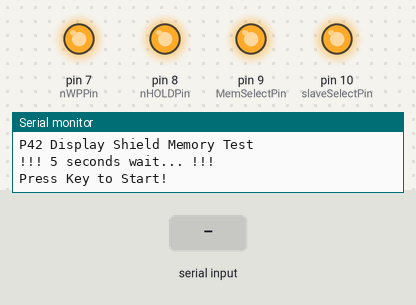
This sketch was run on a simulated Arduino Uno, built with avr-gcc and run on an emulated ATmega328P. Parts: output pins drawn as LEDs (lit = HIGH), the last lines printed to the serial monitor. Wiring (inferred from the names in the program): 24Cxx EEPROM at I2C address 0x50. Inputs (shaded band) come from the test bench. EEPROM starts erased.

Above: at 5.9 s.
6.0 s: byte 30 received over Serial
7.7 s: byte 90 received over Serial
9.2 s: byte 120 received over Serial
10.7 s: byte 30 received over Serial
At 11.5 s:
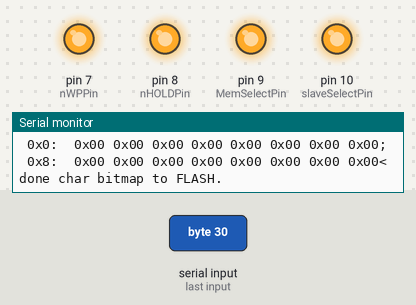
12.2 s: byte 90 received over Serial
At 12.37 s:
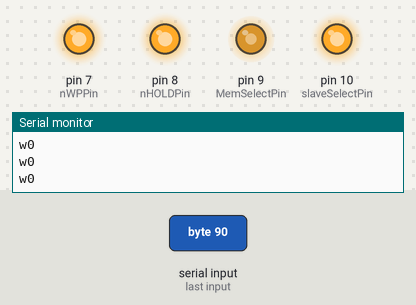
At 13.2 s:
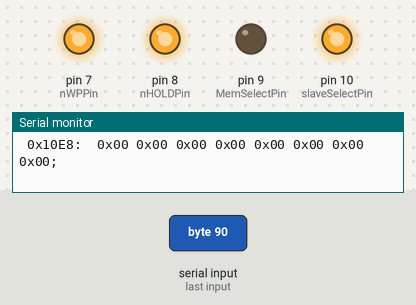
Timing chart, 0 to 15.2 s (numbered marks = the images above; inputs shaded):
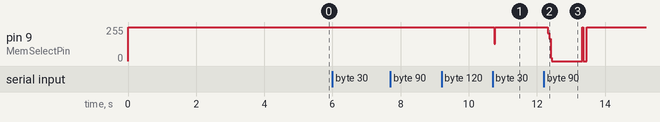

The sketch:

P42Display_memtest.ino
```cpp
// Sketch for P42 Display Shield
// Memory test and FLASH write with character set and BoingBall Demo
// written by
// Wolfgang Friedrich
// Last change: 2018/Mar/30
// https://hackaday.io/project/21097-ntscpal-video-display-shield
// https://github.com/wolfgangfriedrich/P42Display

// *** Comment out this line if target system is not an Arduino MEGA ***
//#define MEGA

// *** Enable new functionality to write 255 color BMP image data to FLASH address IMAGE1_ADDR
//     this is only tested with UART at 19200 baud!
//#define IMAGEWRITE

// inslude the SPI library:
#include <Arduino.h>
#include <SPI.h>
#include <Wire.h>
#include "hack8x8.h"

#include <avr/pgmspace.h>
#include "ball_frames.h"

const int slaveSelectPin  = 10;
const int MemSelectPin    = 9;
const int nHOLDPin        = 8;
const int nWPPin          = 7;

const int CHAR_MAP_ADDR		= 0x0000;
const int BOINGBALL_ADDR	= 0x1000;
const int IMAGE1_ADDR		= 0x3000;
const int IMAGE2_ADDR		= 0x5000;

void setup() {
	unsigned int P42_Display_ID = 0;

//	P42Display::Init()

	Serial.begin(19200);
	Serial.println("");
	Serial.println(F("P42 Display Shield Memory Test"));

// Config pins
pinMode(nWPPin, OUTPUT);
digitalWrite(nWPPin, HIGH);
pinMode(nHOLDPin, OUTPUT);
digitalWrite(nHOLDPin, HIGH);

	// Disable pins that are used for SPI on Uno.
#ifdef MEGA
	pinMode(11, INPUT);
	pinMode(12, INPUT);
	pinMode(13, INPUT);
#endif

// Config SPI interface
pinMode(slaveSelectPin, OUTPUT);
digitalWrite(slaveSelectPin, HIGH);
pinMode(MemSelectPin, OUTPUT);
digitalWrite(MemSelectPin, HIGH);
SPI.begin();
SPI.setClockDivider(SPI_CLOCK_DIV2);
SPI.setDataMode(SPI_MODE0);
SPI.setBitOrder(MSBFIRST) ;


}


// --------------------------------------------------------------------------------------
// Hexdump Flash memory to UART
// --------------------------------------------------------------------------------------
void SPImemdump (unsigned long address, unsigned int bytes) {

	unsigned long i = 0;
	byte result =0;

	digitalWrite(MemSelectPin,LOW);
	SPI.transfer( 0x03 );					// read data
	SPI.transfer( (address >>16) &0xFF );	// start address
	SPI.transfer( (address >> 8) &0xFF );
	SPI.transfer( (address     ) &0xFF );
	for (i = 0; i < bytes; i++) {
		if ((i % 8) == 0) {
			if (i != 0)
				Serial.println (";");
			Serial.print(" 0x");
			Serial.print(address + i,HEX);
			Serial.print(": ");
		}
		result = SPI.transfer( 0x00 );
		Serial.print(" 0x");
		if (result <0x10)
			Serial.print ("0");
		Serial.print(result,HEX);
	}
    digitalWrite(MemSelectPin,HIGH);
	Serial.println("<");


}

// --------------------------------------------------------------------------------------
// As the function says
// --------------------------------------------------------------------------------------
void SPImemSectorErase ( unsigned long mem_addr ) {

  byte StatusReg = 0x01;

	digitalWrite(MemSelectPin,LOW);
	SPI.transfer( 0x06 );               // WEN
	digitalWrite(MemSelectPin,HIGH);
	//delay(1);
	digitalWrite(MemSelectPin,LOW);
	SPI.transfer( 0x20 );               // Sector erase
	SPI.transfer( (mem_addr >>16) & 0xFF );        // sector address (16 blocks are reserved for font)
	SPI.transfer( (mem_addr >> 8) & 0xFF );
	SPI.transfer( 0x00 );
	digitalWrite(MemSelectPin,HIGH);

//	Serial.print( mem_addr + 0x10, HEX );
//	Serial.print( " " );

	//delay(1000);
    StatusReg = 1;
	while (StatusReg & 0x01 == 1) {
		Serial.print(StatusReg,HEX);
		digitalWrite(MemSelectPin,LOW);
		SPI.transfer( 0x05 );
		StatusReg = SPI.transfer(0x00);
		digitalWrite(MemSelectPin,HIGH);
		delay(1);
	};
	Serial.print(StatusReg, HEX);
//	Serial.println();

}

// --------------------------------------------------------------------------------------
// write a single Byte to flash
// --------------------------------------------------------------------------------------
void SPIwritebyte ( unsigned long mem_addr, byte data ) {

	byte StatusReg = 0x01;

	digitalWrite(MemSelectPin,LOW);
	SPI.transfer( 0x06 );               // WEN
	digitalWrite(MemSelectPin,HIGH);
//	delay(1);
	digitalWrite(MemSelectPin,LOW);
	SPI.transfer( 0x02 );               // Page program
    SPI.transfer( (mem_addr >>16) & 0xFF );		// start address
    SPI.transfer( (mem_addr >> 8) & 0xFF );		//
    SPI.transfer( (mem_addr     ) & 0xFF );		//
	SPI.transfer( data);
	digitalWrite(MemSelectPin,HIGH);

	StatusReg = 1;
	while (StatusReg & 0x01 == 1) {
//		Serial.print("*");
		digitalWrite(MemSelectPin,LOW);
		SPI.transfer( 0x05 );
		StatusReg = SPI.transfer(0x00);
		digitalWrite(MemSelectPin,HIGH);
	};
//	Serial.println(StatusReg, HEX);

}


void loop() {

  byte MfrID = 0;
  byte DeviceID = 0;
  byte Capacity = 0;
  byte address = 0x90;
  byte incomingByte = 0;   // for incoming serial data
  byte StatusReg = 0x01;
  unsigned long i,j = 0;
  byte blockwrite_len = 0;
//*

  Serial.println(F("!!! 5 seconds wait... !!!"));
  delay(5000);

  Serial.println(F("Press Key to Start!"));		// This is to stop the program when a new one is compiling and overwrite the content
  while (Serial.available() == 0) {};
  incomingByte = Serial.read();

  // I2C EEPROM memory test
  Wire.begin(); // wake up I2C bus
  Wire.beginTransmission(0x50);
  Wire.write(0x00); // memory address 0
  Wire.write(0x00);
  Wire.write(0xC0);
  Wire.write(0xFF);
  Wire.write(0xEE);
  Wire.endTransmission();

  delay(250);

  Wire.begin(); // wake up I2C bus
  Wire.beginTransmission(0x50);
  Wire.write(0x00); // memory address 0
  Wire.write(0x00);
  Wire.endTransmission();

  incomingByte = 0x00;
  Wire.requestFrom(0x50, 3); // 7-bit addres without R/W bit
  incomingByte = Wire.read(); // first received byte stored
  Serial.print(incomingByte, HEX);
  incomingByte = Wire.read(); // 2nd received byte stored
  Serial.print(incomingByte, HEX);
  incomingByte = Wire.read(); // 3nd received byte stored
  Serial.println(incomingByte, HEX);

  Serial.println("done EEPROM.");

  while (Serial.available() == 0) {};
  incomingByte = Serial.read();


  // SPI Flash test
  digitalWrite(MemSelectPin,LOW);
  SPI.transfer( address );
  SPI.transfer( 0x00 );
  SPI.transfer( 0x00 );
  SPI.transfer( 0x00 );
  MfrID = SPI.transfer(0x00);
  DeviceID = SPI.transfer(0x00);
  digitalWrite(MemSelectPin,HIGH);

  Serial.print(F("SPIMem MfrID: 0x"));
  Serial.print(MfrID,HEX);
  Serial.print(F(" DeviceID: 0x"));
  Serial.println(DeviceID,HEX);

  address = 0x9f; // Jedec ID
  digitalWrite(MemSelectPin,LOW);
  SPI.transfer( address );
  MfrID = SPI.transfer(0x00);
  DeviceID = SPI.transfer(0x00);
  Capacity = SPI.transfer(0x00);
  digitalWrite(MemSelectPin,HIGH);

  Serial.print(F("Jedec MfrID: 0x"));
  Serial.print(MfrID,HEX);
  Serial.print(F(" DeviceID: 0x"));
  Serial.print(DeviceID,HEX);
  Serial.print(F(" Capacity: 0x"));
  Serial.println(Capacity,HEX);

  Serial.println("-");
  while (Serial.available() == 0) {};
  incomingByte = Serial.read();

  address = 0x20; // Sector erase
  digitalWrite(MemSelectPin,LOW);
  SPI.transfer( 0x06 );               // WEN
  digitalWrite(MemSelectPin,HIGH);
  delay(1);
  digitalWrite(MemSelectPin,LOW);
  SPI.transfer( address );               // Sector erase
  SPI.transfer( 0x00 );               // sector address
  SPI.transfer( 0x00 );
  SPI.transfer( 0x00 );
  digitalWrite(MemSelectPin,HIGH);

  //delay(1000);
  StatusReg = 1;
  while (StatusReg & 0x01 == 1) {
    Serial.print(StatusReg,HEX);
    digitalWrite(MemSelectPin,LOW);
    SPI.transfer( 0x05 );
    StatusReg = SPI.transfer(0x00);
    digitalWrite(MemSelectPin,HIGH);
    delay(1);
  };
  Serial.println(StatusReg, HEX);

  digitalWrite(MemSelectPin,LOW);
  SPI.transfer( 0x06 );               // WEN
  digitalWrite(MemSelectPin,HIGH);
  delay(1);
  digitalWrite(MemSelectPin,LOW);
  SPI.transfer( 0x02 );               // Page program
  SPI.transfer( 0x00 );               // start address
  SPI.transfer( 0x00 );
  SPI.transfer( 0x00 );
  SPI.transfer( 0xAF );
  SPI.transfer( 0xFE );
  digitalWrite(MemSelectPin,HIGH);

  StatusReg = 1;
  while (StatusReg & 0x01 == 1) {
    Serial.print("*");
    digitalWrite(MemSelectPin,LOW);
    SPI.transfer( 0x05 );
    StatusReg = SPI.transfer(0x00);
    digitalWrite(MemSelectPin,HIGH);
  };
  Serial.println(StatusReg, HEX);

  digitalWrite(MemSelectPin,LOW);
  SPI.transfer( 0x03 );               // read data
  SPI.transfer( 0x00 );               // start address
  SPI.transfer( 0x00 );
  SPI.transfer( 0x00 );
  MfrID = SPI.transfer( 0x00 );
  DeviceID = SPI.transfer( 0x00 );
  digitalWrite(MemSelectPin,HIGH);

  Serial.print(MfrID, HEX);
  Serial.println(DeviceID, HEX);

  Serial.println("done Flash.");
  while (Serial.available() == 0) {};
  incomingByte = Serial.read();


// No sector erase because first 2 bytes of char map are 0x00 0x40, which overwrites the test 0xAFFE.
// Write Character map to Flash at address 0x00
  for (i=0; i<=(sizeof(hack_8ptBitmaps))>>8; i++)	// # of 256byte blocks loops
  {
    digitalWrite(MemSelectPin,LOW);
    SPI.transfer( 0x06 );               // WEN
    digitalWrite(MemSelectPin,HIGH);
    delay(1);
    digitalWrite(MemSelectPin,LOW);
    SPI.transfer( 0x02 );               // Page program
    SPI.transfer( 0x00 );               // start address
    SPI.transfer(    i );				// this works  only up to 255 blocks = 16Kbyte of font data
    SPI.transfer( 0x00 );

	if (i < ( (sizeof(hack_8ptBitmaps)) >> 8 ))
	{
		blockwrite_len = 255;			// write full block
	}
	else
	{
		blockwrite_len = ((sizeof(hack_8ptBitmaps)) & 0xFF);			// write the tail end
	}

    for (j = 0; j <= blockwrite_len; j++)	// write 256 byte
    {
      SPI.transfer( hack_8ptBitmaps[j + i*32*8] );
	}
    digitalWrite(MemSelectPin,HIGH);

    StatusReg = 1;
    while (StatusReg & 0x01 == 1) {
      Serial.print("o");
      digitalWrite(MemSelectPin,LOW);
      SPI.transfer( 0x05 );
      StatusReg = SPI.transfer(0x00);
      digitalWrite(MemSelectPin,HIGH);
    };
	Serial.println(StatusReg, HEX);
  }

  SPImemdump ( 0, 16 );

  Serial.println(F("done char bitmap to FLASH."));

  while (Serial.available() == 0) {};
  incomingByte = Serial.read();


// --------------------------------------------------------------------------------------
// BOINGBALL data copy
// --------------------------------------------------------------------------------------

unsigned long ballSize = 0;
static unsigned long _ballSize = 0;

ballSize = sizeof(boingball);
_ballSize = ballSize;


 // Sector erase for Boingball mem
  for (i=0; i<(sizeof(boingball)>>8); i++)	// # of 256byte blocks loops
  {

	Serial.print(BOINGBALL_ADDR+(i*256),HEX);
	SPImemSectorErase ( BOINGBALL_ADDR+(i*256) );
	Serial.println();

//	digitalWrite(MemSelectPin,LOW);
//	SPI.transfer( 0x06 );               // WEN
//	digitalWrite(MemSelectPin,HIGH);
//	delay(1);
//	digitalWrite(MemSelectPin,LOW);
//	SPI.transfer( 0x20 );               // Sector erase
//	SPI.transfer( 0x00 + (i/240) );        // sector address (16 blocks are reserved for font)
//	SPI.transfer( 0x10 + (i%240) );
//	SPI.transfer( 0x00 );
//	digitalWrite(MemSelectPin,HIGH);
//
//	Serial.print( i + 0x10, HEX );
//	Serial.print( " " );
//
//	//delay(1000);
//    StatusReg = 1;
//	while (StatusReg & 0x01 == 1) {
//	Serial.print(StatusReg,HEX);
//	digitalWrite(MemSelectPin,LOW);
//	SPI.transfer( 0x05 );
//	StatusReg = SPI.transfer(0x00);
//	digitalWrite(MemSelectPin,HIGH);
//	delay(1);
//	};
//	Serial.println(StatusReg, HEX);

//	  SPImemdump ( 0x1000 +i*256, 16 );

  }


unsigned long ball_addr = 0;
byte ballbyte = 0;

// debug
//	Serial.println ("Print boingball data");
//	for (i=0; i<= 100; i++) {
//	  	Serial.print( pgm_read_byte_near(boingball + i), HEX);
//		Serial.print( " " );
//		if (i%16 == 0)
//			Serial.println ("<");
//
//	}

// Write BoingBall map to Flash at address 0x1000
  for (i=0; i<(sizeof(boingball))>>8; i++)	// # of 256byte blocks loops
  {
	ball_addr = BOINGBALL_ADDR + i*256;

    digitalWrite(MemSelectPin,LOW);
    SPI.transfer( 0x06 );               // WEN
    digitalWrite(MemSelectPin,HIGH);
    delay(1);
    digitalWrite(MemSelectPin,LOW);
    SPI.transfer( 0x02 );				// Page program
    SPI.transfer( (ball_addr >>16) & 0xFF );		// start address
    SPI.transfer( (ball_addr >> 8) & 0xFF );		//
    SPI.transfer( (ball_addr     ) & 0xFF );		//

//	Serial.print("Block Addr :0x");
//	Serial.print(ball_addr, HEX);
//	Serial.print(" -> ");

	if (i < ( (sizeof(boingball)) >> 8 ))
	{
		blockwrite_len = 255;			// write full block
	}
	else
	{
		blockwrite_len = ((sizeof(boingball)) & 0xFF);			// write the tail end
	}

    for (j = 0; j <= blockwrite_len; j++)	// write 256 byte
    {
      SPI.transfer( pgm_read_byte_near(boingball +(j + i*32*8)) );
//	  if (j<16) {
//		  	Serial.print(pgm_read_byte_near(boingball +(j + i*32*8)), HEX);
//			Serial.print( " " );
//	  }
	}
    digitalWrite(MemSelectPin,HIGH);

    StatusReg = 1;
    while (StatusReg & 0x01 == 1) {
      Serial.print("w");
      digitalWrite(MemSelectPin,LOW);
      SPI.transfer( 0x05 );
      StatusReg = SPI.transfer(0x00);
      digitalWrite(MemSelectPin,HIGH);
    };
	Serial.println(StatusReg, HEX);

//	SPImemdump ( 0x1000 +i*256, 16 );

  }

	SPImemdump ( 0x1000, 256 );
	SPImemdump ( 0x2FF8, 16 );
	SPImemdump ( 0, 16 );

	Serial.println(F("done Boingball bitmap to FLASH."));

//*/  End comment when everything above is disabled (line 182 after var declaration in loop{} )


#ifdef IMAGEWRITE

//  Serial.println(F("!!!10 seconds wait... !!!"));
//  delay(10000);
  Serial.println(F("!!!Use a proper terminal SW (e.g. Teraterm) and binary transfer!!!"));
  Serial.println(F("Any key to start Image mem erase!"));

  while (Serial.available() == 0) {};
  incomingByte = Serial.read();


// --------------------------------------------------------------------------------------
// Receive image data over UART and write to Flash
// Currently suppoerted 24bit BMP
// --------------------------------------------------------------------------------------

	{

	unsigned long FileSize = 54;		// set to header size
	byte inbyte = 0;
	unsigned long counter = 0;
	unsigned long ulongtemp = 0;		//

	SPImemdump ( IMAGE1_ADDR, 32 );

	for (i=IMAGE1_ADDR; i<(IMAGE1_ADDR+16384); i=i+256)	// # of 256byte blocks loops for an image max 16k+255 SIZE
	{
		Serial.print(i,HEX);
		SPImemSectorErase ( i );
		Serial.println();
	}
	Serial.println(F(" SectorErase for image done!"));
	SPImemdump ( IMAGE1_ADDR, 32 );

	Serial.setTimeout(10000);
	Serial.println(F("Please send BMP image now. (10sec timeout)"));
	// file read while loop
	while ( counter < FileSize ) {

		while ( !Serial.available() ) {}	// wait for next byte; timeout default is 1000msec
		inbyte = Serial.read();
//Serial.print("(");
//Serial.print(counter,HEX);
//Serial.print(")");

if (counter < 54) {
  Serial.print(inbyte,HEX);
  Serial.print(".");
}
		switch ( counter ) {
			case 0: {
				if (inbyte != 'B') {
					Serial.println(F("B0: Not a BMP"));
					counter = FileSize;						// to stop while loop
				}
				break;
			}
			case 1: {
				if (inbyte != 'M') {
					Serial.println(F("B1: Not a BMP"));
					counter = FileSize;						// to stop while loop
				}
				break;
			}
			case 2:{							// 2-5 file size in bytes
				ulongtemp = inbyte;
				break;
			}
			case 3:{
				ulongtemp += (inbyte<<8);
				break;
			}
			case 4:{
				ulongtemp += (inbyte<<16);
				break;
			}
			case 5:{
				FileSize = ulongtemp + (inbyte<<24);
				Serial.println(FileSize,HEX);
				break;
			}
			default: {
				break;
			}
		}	// switch
		SPIwritebyte ( IMAGE1_ADDR+counter, inbyte );
		counter ++; // this is the last instruction in the file read while loop
	}		// while
	Serial.println (F("Image done."));

	SPImemdump ( IMAGE1_ADDR, 256 );

	delay(1);
	}

#endif

	SPImemdump ( 0, 16 );
	SPImemdump ( 0x1000, 16 );


	Serial.println(F("Memory test and cofiguration done. "));
	while ( 1 ) {}	// wait forever;

}
```

Source omitted: ball_frames.h (data table, 49723 bytes), hack8x8.h (14829 bytes)

Measured:
- after the input at 10.7 s, pin 9 (MemSelectPin): 255/255 → 130/255 at once, → 255/255 0.04 s later
- after the input at 12.2 s, pin 9 (MemSelectPin): 255/255 → 0/255 after 0.12 s, → 255/255 1.1 s later
